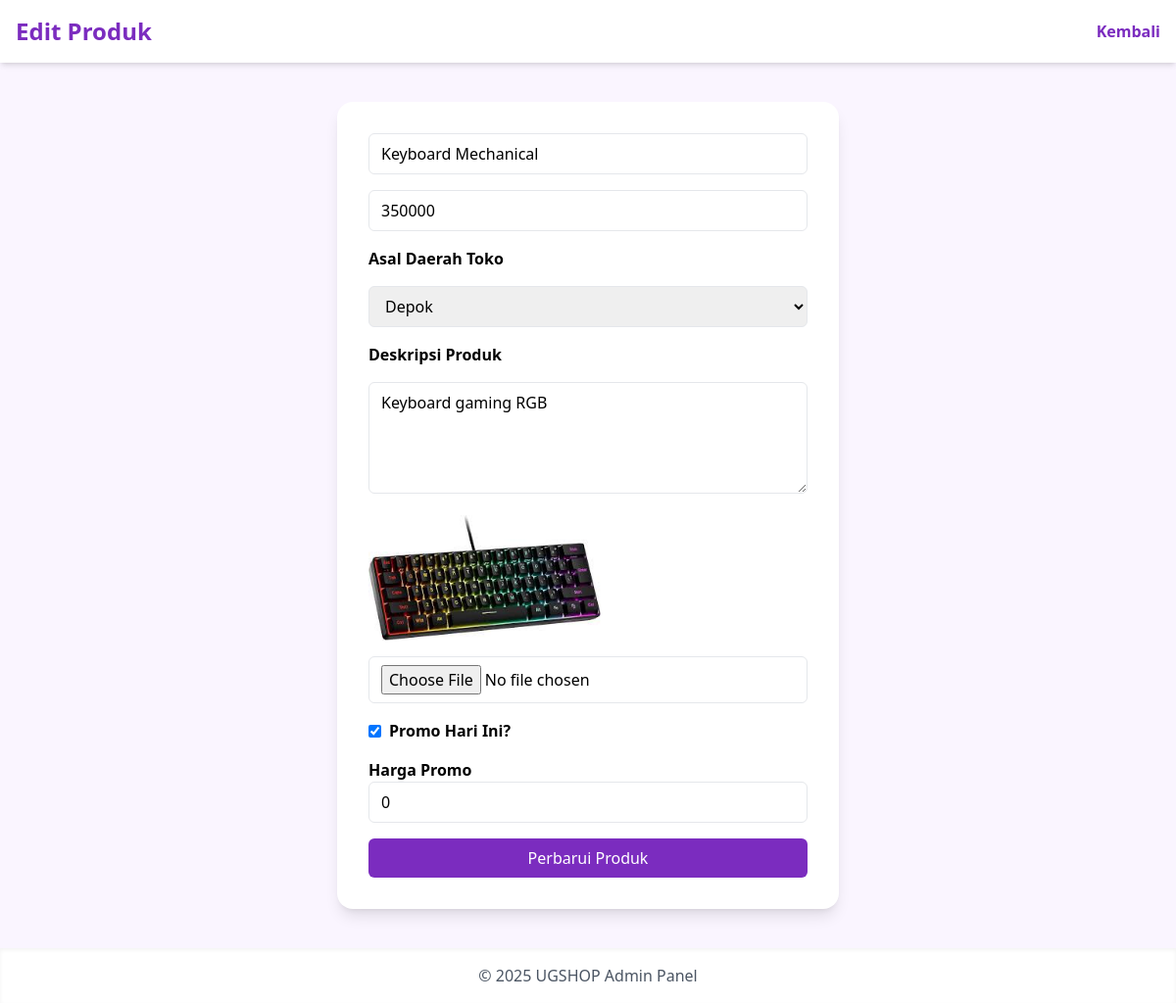
Page /edit_product.php?id=2 (signed in) on the committed database.
### tables this page shows
CREATE TABLE `products` (
  `id` int(11) NOT NULL,
  `category_id` int(11) DEFAULT NULL,
  `name` varchar(150) DEFAULT NULL,
  `price` int(11) DEFAULT NULL,
  `promo_price` int(11) DEFAULT NULL,
  `description` text DEFAULT NULL,
  `image` varchar(255) DEFAULT NULL,
  `is_promo` tinyint(1) NOT NULL DEFAULT 0,
  `category` varchar(100) NOT NULL,
  `store_area` varchar(100) DEFAULT 'Depok'
);

### edit_product.php (the view, shortened to what this page needs)
<?php
include 'config.php';
?>
<!DOCTYPE html>
<html lang="id">
<head>
  <script src="https://cdn.tailwindcss.com"></script>
</head>
<body class="bg-purple-50 min-h-screen flex flex-col">
<nav class="bg-white shadow-md p-4 flex justify-between items-center">
  <h1 class="text-2xl font-bold text-ugpurple">Edit Produk</h1>
  <a href="admin_products.php" class="text-ugpurple font-semibold hover:underline">Kembali</a>
</nav>
<main class="flex-grow flex items-center justify-center px-6 py-10">
<div class="bg-white shadow-lg rounded-2xl p-8 w-full max-w-lg">
<?php
$id = intval($_GET['id']);
$result = mysqli_query($conn, "SELECT * FROM products WHERE id=$id");
$row = mysqli_fetch_assoc($result);
?>
<form action="" method="POST" enctype="multipart/form-data" class="space-y-4">
    <input type="text" name="name" value="<?= htmlspecialchars($row['name']); ?>" required
           class="w-full border rounded-md px-3 py-2 focus:ring-2 focus:ring-ugpurplelight">
    <input type="number" name="price" value="<?= htmlspecialchars($row['price']); ?>" required
           class="w-full border rounded-md px-3 py-2 focus:ring-2 focus:ring-ugpurplelight">
    <label class="font-semibold block mt-2">Asal Daerah Toko</label>
    <select name="store_area" class="w-full border rounded-md px-3 py-2 focus:ring-2 focus:ring-ugpurplelight" required>
        <?php
        $areas = ["Jakarta", "Bogor", "Depok", "Tangerang", "Bekasi"];
        foreach ($areas as $area) {
            $selected = ($row['store_area'] == $area) ? "selected" : "";
            echo "<option value='$area' $selected>$area</option>";
        }
        ?>
    </select>
    <label class="font-semibold block mt-2">Deskripsi Produk</label>
    <textarea name="description" rows="4"
              class="w-full border rounded-md px-3 py-2 focus:ring-2 focus:ring-ugpurplelight"><?= htmlspecialchars($row['description']); ?></textarea>
    <img src="assets/img/<?= $row['image']; ?>" class="h-32 rounded-md mb-2">
    <input type="file" name="image" accept="image/*"
           class="w-full border rounded-md px-3 py-2 focus:ring-2 focus:ring-ugpurplelight">
    <div class="mt-4 flex items-center gap-2">
        <input type="checkbox" name="is_promo" id="is_promo" value="1" <?= $row['is_promo'] ? 'checked' : '' ?>>
        <label for="is_promo" class="font-semibold">Promo Hari Ini?</label>
    </div>
    <div id="promo_section" class="mt-2" style="<?= $row['is_promo'] ? '' : 'display:none;' ?>">
        <label class="font-semibold block">Harga Promo</label>
        <input type="number" name="promo_price" value="<?= $row['promo_price'] ?>"
               class="w-full border rounded-md px-3 py-2 focus:ring-2 focus:ring-ugpurplelight">
    </div>
    <button name="update"
            class="w-full bg-ugpurple text-white py-2 rounded-md hover:bg-ugpurplelight transition">
      Perbarui Produk
    </button>
</form>
</div>
</main>
<footer class="bg-white text-center py-4 shadow-inner text-gray-600">
    © 2025 UGSHOP Admin Panel
</footer>
</body>
</html>

### rows in the picture
products: name "Keyboard Mechanical", price "350000", description "Keyboard gaming RGB", image (picture), is_promo "☑", promo_price "0"

### other values in the picture
form field store_area "Depok"
